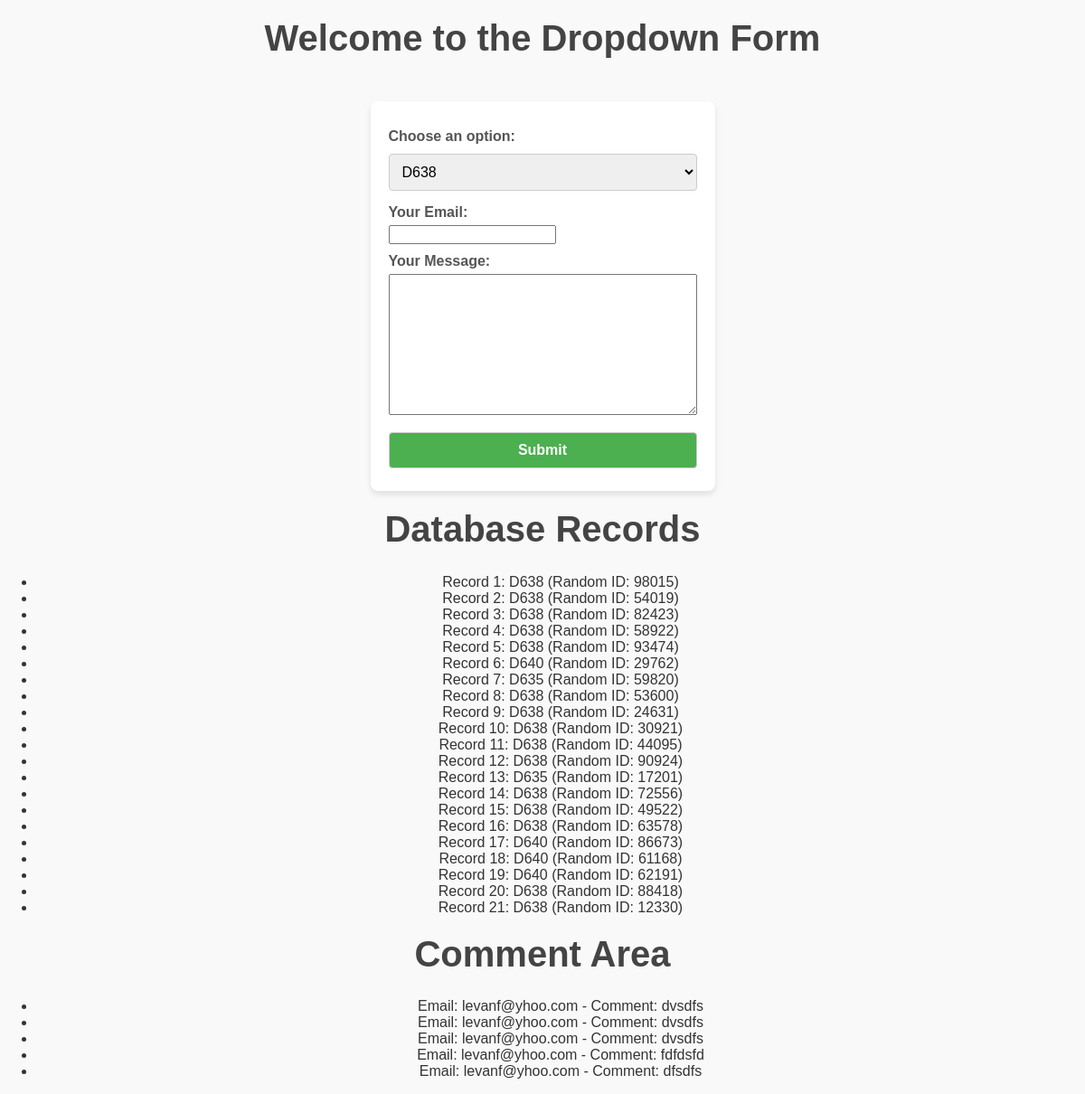
Before: / with the older database file.
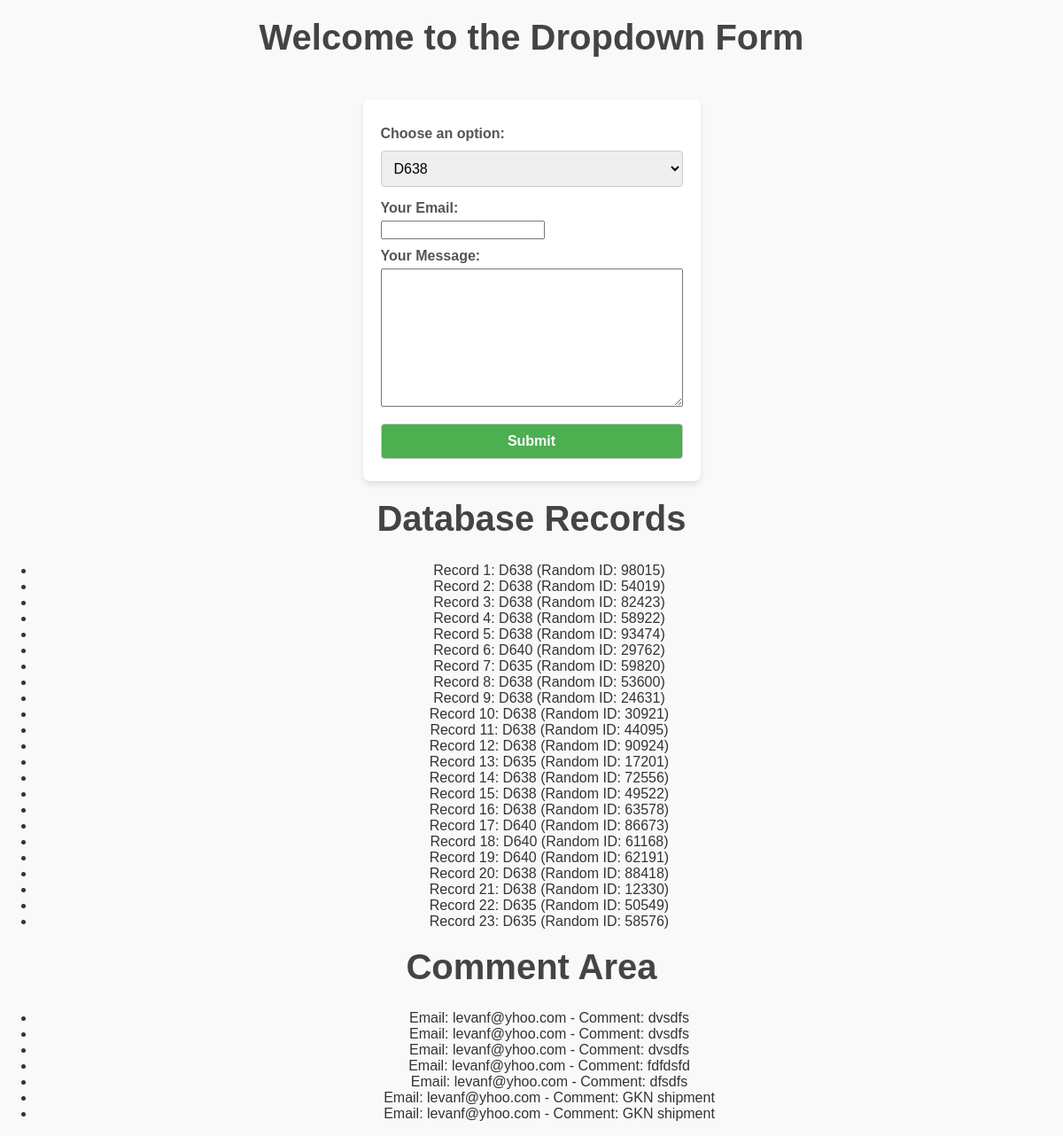
After: the same page with the newer database file.
### myapp/models.py (models this page shows, shortened)
class ChoiceRecord(models.Model):
    id = models.AutoField(primary_key=True)  # Auto-generated primary key
    random_id = models.IntegerField()
    selected_option = models.CharField(max_length=255)

class ContactInfo(models.Model):
    email_area = models.EmailField()
    text_area = models.TextField()

### myapp/views.py (the view, shortened to what this page needs)
# urls.py: path('', views.home, name='home'),
def home(request):
    form = DropDownForm(request.POST or None)
    saved_record = None  # To store the record if saved
    data = ChoiceRecord.objects.all()
    contct_info = ContactInfo.objects.all()
    context = {
        'id': random.randint(1, 100000),  # Generate a random ID
        'form': form,  # Form for dropdown options
        'saved_record': saved_record,  # Record saved after form submission
        'data': data,  # All records from the database
        'contct_info': contct_info
    }
    return render(request, 'home.html', context)

### myapp/forms.py
class DropDownForm(forms.Form):
    OPTIONS = [
        ('D638', 'D638'),
        ('D640', 'D640'),
        ('D635', 'D635'),
        ('NoN', 'NoN'),
    ]
    choices = forms.ChoiceField(choices=OPTIONS, label="Choose an option")
    contact_email = forms.EmailField(label="Your Email")
    comment = forms.CharField(widget=forms.Textarea, label="Your Message")

### myapp/templates/home.html (shortened to what this page needs)
<!DOCTYPE html>
<html lang="en">
<head>
    {% load static %}
    <link rel="stylesheet" href="{% static 'myapp/css/styles.css' %}">
</head>
<body>
    <h1>Welcome to the Dropdown Form</h1>
    <form method="post">
        {{ form.as_p }}
        <button type="submit">Submit</button>
    </form>
    <h1>Database Records</h1>
    <ul>
        {% for record in data %}
            <li>Record {{ record.id }}: {{ record.selected_option }} (Random ID: {{ record.random_id }})</li>
        {% empty %}
            <li>No records found.</li>
        {% endfor %}
    </ul>
    <h1>Comment Area</h1>
    <ul>
        {% for info in contct_info %}
            <li>Email: {{ info.email_area }} - Comment: {{ info.text_area }}</li>
        {% empty %}
            <li>There are no comments.</li>
        {% endfor %}
    </ul>
</body>
</html>

### myapp/static/myapp/css/styles.css (style rules this page uses)
body { font-family: Arial, sans-serif; background-color: #f9f9f9; margin: 0; padding: 0; color: #333; text-align: center; }
h1 { color: #444; font-size: 2.5rem; margin-top: 20px; }
form { display: inline-block; background-color: #fff; padding: 20px; border-radius: 8px; box-shadow: 0 4px 6px rgba(0, 0, 0, 0.1); margin-top: 20px; text-align: left; }
form p { margin: 10px 0; }
form label { font-weight: bold; display: block; margin-bottom: 5px; color: #555; }
form select, form input[type="text"], form button { width: 100%; padding: 10px; margin: 5px 0; border: 1px solid #ccc; border-radius: 4px; font-size: 1rem; box-sizing: border-box; }
form button { background-color: #4CAF50; color: #fff; font-weight: bold; cursor: pointer; transition: background-color 0.3s ease; }

Changed rows visible on the page:
added ChoiceRecord: id "22", selected_option "D635", random_id "50549"
added ChoiceRecord: id "23", selected_option "D635", random_id "58576"
added ContactInfo: email_area "levanf@yhoo.com", text_area "GKN shipment"
added ContactInfo: email_area "levanf@yhoo.com", text_area "GKN shipment"
